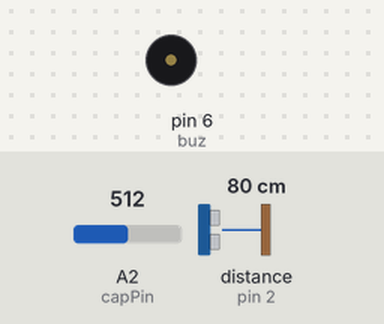
The sketch below on a simulated Arduino Uno, built with avr-gcc and run on an emulated ATmega328P. Parts: buzzer (waves = sounding). Wiring (inferred from the names in the program): ultrasonic range finder: trigger pin 3; echo pin 2. The inputs (shaded band) are chosen by the test bench; at power-on: distance to the obstacle (sensor on pin 2) 80 cm, A2 (capPin) = 512. The echo pulse lasts 58.3 µs per cm; what the sketch prints to the serial monitor is not drawn.

Above: at 1.2 s.
1.3 s: distance to the obstacle (sensor on pin 2) set to 54 cm
3.5 s: distance to the obstacle (sensor on pin 2) set to 48 cm
At 6.0 s:
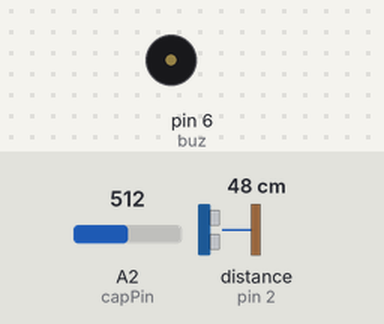
10.1 s: A2 (capPin) set to 0
13.6 s: A2 (capPin) set to 60
17.1 s: distance to the obstacle (sensor on pin 2) set to 60 cm
At 17.1 s:
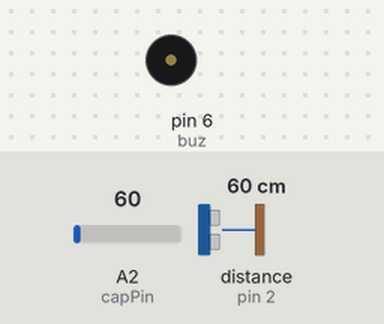
18.6 s: distance to the obstacle (sensor on pin 2) set to 2 cm
At 20.0 s:
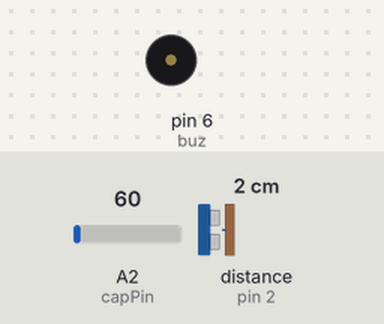
Timing chart, 0 to 25.7 s (numbered marks = the images above; inputs shaded):
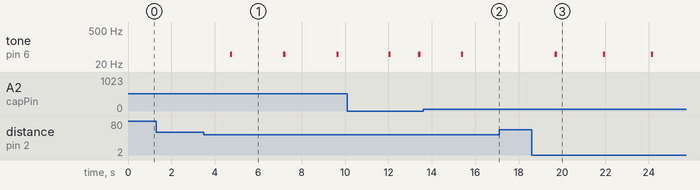

The sketch:

ArduinoCode1.ino
```cpp
#include <SoftwareSerial.h>

#define capPin A2
#define buz 6
#define pulsePin A1
#define trigPin 3
#define echoPin 2

SoftwareSerial nod(0, 1);

// Thresholds for metal detection
const int thresholdHigh = 16800; // Set a higher threshold for turning off the buzzer
const int thresholdLow = 16600;  // Set a lower threshold for activating the buzzer

bool buzzerState = false; // To track the buzzer state

void setup() {
  Serial.begin(9600);
  nod.begin(9600); // Initiate SoftwareSerial for NodeMCU
  pinMode(pulsePin, OUTPUT);
  digitalWrite(pulsePin, LOW);
  pinMode(capPin, INPUT);
  pinMode(buz, OUTPUT);
  pinMode(trigPin, OUTPUT);
  pinMode(echoPin, INPUT);
}

void loop() {
  ultrasonicSensorLogic(); // Integrate ultrasonic sensor logic

  int minval = 1023;
  int maxval = 0;
  long unsigned int sum = 0;

  // Read capacitance values multiple times to calculate the sum
  for (int i = 0; i < 256; i++) {
    // reset the capacitor
    pinMode(capPin, OUTPUT);
    digitalWrite(capPin, LOW);
    delayMicroseconds(20);
    pinMode(capPin, INPUT);
    // Apply pulses to the capacitor
    applyPulses();

    // read the charge of capacitor
    int val = analogRead(capPin);
    minval = min(val, minval);
    maxval = max(val, maxval);
    sum += val;
    Serial.println(sum);
  }

  // subtract minimum and maximum value to remove spikes
  sum -= minval;
  sum -= maxval;

  // Activate buzzer if metal detected (below low threshold)
  if (sum < thresholdLow && !buzzerState) {
    digitalWrite(buz, HIGH); // Activate the buzzer
    Serial.print('1');
    Serial.write('0');
    nod.print("Alert! Metal detected."); // Send alert to NodeMCU
    buzzerState = true;
  }
  // Turn off buzzer if above high threshold
  else if (sum > thresholdHigh && buzzerState) {
    digitalWrite(buz, LOW); // Turn off the buzzer
    buzzerState = false;
  }

  delay(500); // Adjust delay as needed
}

void applyPulses() {
  for (int i = 0; i < 3; i++) {
    digitalWrite(pulsePin, HIGH); // take 3.5 uS
    delayMicroseconds(3);
    digitalWrite(pulsePin, LOW); // take 3.5 uS
    delayMicroseconds(3);
  }
}

void ultrasonicSensorLogic() {
  // Ultrasonic sensor logic
  long duration, distance;
  digitalWrite(trigPin, LOW);
  delayMicroseconds(2);
  digitalWrite(trigPin, HIGH);
  delayMicroseconds(10);
  digitalWrite(trigPin, LOW);

  duration = pulseIn(echoPin, HIGH);
  distance = duration * 0.034 / 2;

  if (distance <= 50) {
    Serial.print(1);
    nod.print("Distance: ");
    nod.print(distance);
    tone(buz, 50); // Lower frequency (50Hz) for a potentially louder sound
    delay(100);    // Keep the buzzer active for 100 milliseconds
    noTone(buz);   // Turn off the buzzer after the delay
  } else {
    noTone(buz); // Ensure the buzzer is off when distance > 20cm
  }
}
```

Measured:
- the behaviour switches between 52 and 51 cm on distance to the obstacle (sensor on pin 2) (found by bisection; images 0 and 1)
- after the input at 3.5 s, tone on pin 6 (buz): alternates 50 Hz for 0.10 s and silent for 2.4 s, starting after 1.2 s
- after the input at 17.1 s, tone on pin 6 (buz): stays silent (without the input it goes to 50 Hz after 0.47 s)
- after the input at 18.6 s, tone on pin 6 (buz): alternates 50 Hz for 0.10 s and silent for 2.1 s, starting after 1.1 s
